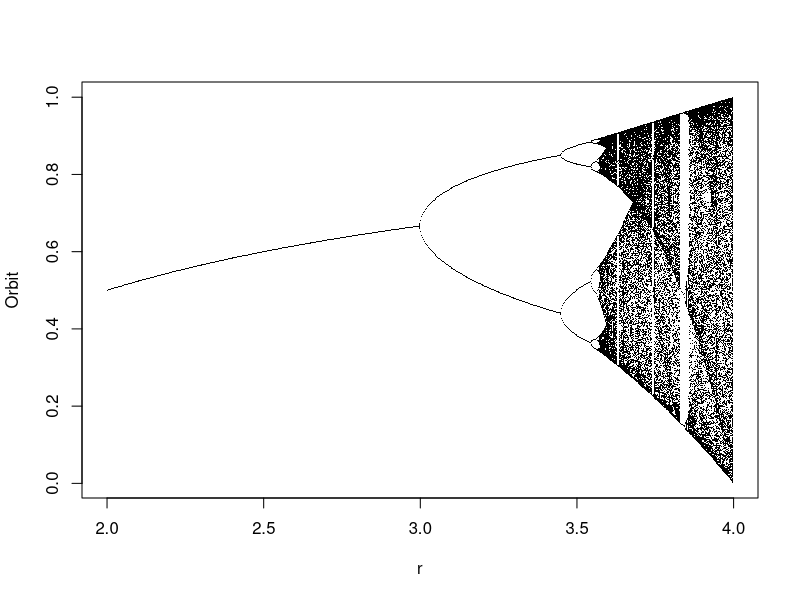

R code for this plot: (Note: this script raises an error after producing the figure.)
## ---- chunk 1
library(tidyverse)
library(numDeriv)
## ---- chunk 2

logistic.map <- function(r, x, N, M){
  ## r: bifurcation parameter
  ## x: initial value
  ## N: number of iteration
  ## M: number of iteration points to be returned
  z <- 1:N
  z[1] <- x
  for(i in c(1:(N-1))){
    z[i+1] <- r *z[i]  * (1 - z[i])
  }
  ## Return the last M iterations 
  z[c((N-M):N)]
}

## Set scanning range for bifurcation parameter r
my.r <- seq(2, 4, by=0.003)

Orbit <- sapply(my.r, logistic.map,  x=0.1, N=1000, M=300)
Orbit <- as.vector(Orbit)
r <- sort(rep(my.r, 301))

plot(Orbit ~ r, pch=".")

#data.frame(xn) %>% ggplot(aes(x,y)) + geom_point()
## ---- chunk 3
lyap <- function(a,trans=300,num=1000){
    x0 <- runif(1)
    for(time in 1:trans){
        x1 <- f(x0,a=a);x0 <- x1
    }
    sl <- 0
    for(time in 1:num){
        x1 <- f(x0,a=a);x0 <- x1
        sl <- sl+log(abs(grad(f,x1,a=a)))
    }
    sl/num
}

a <- seq(0.5,4,length=100)
ly <- sapply(a,lyap)
plot(a,ly,t="l")

## ---- chunk 4

